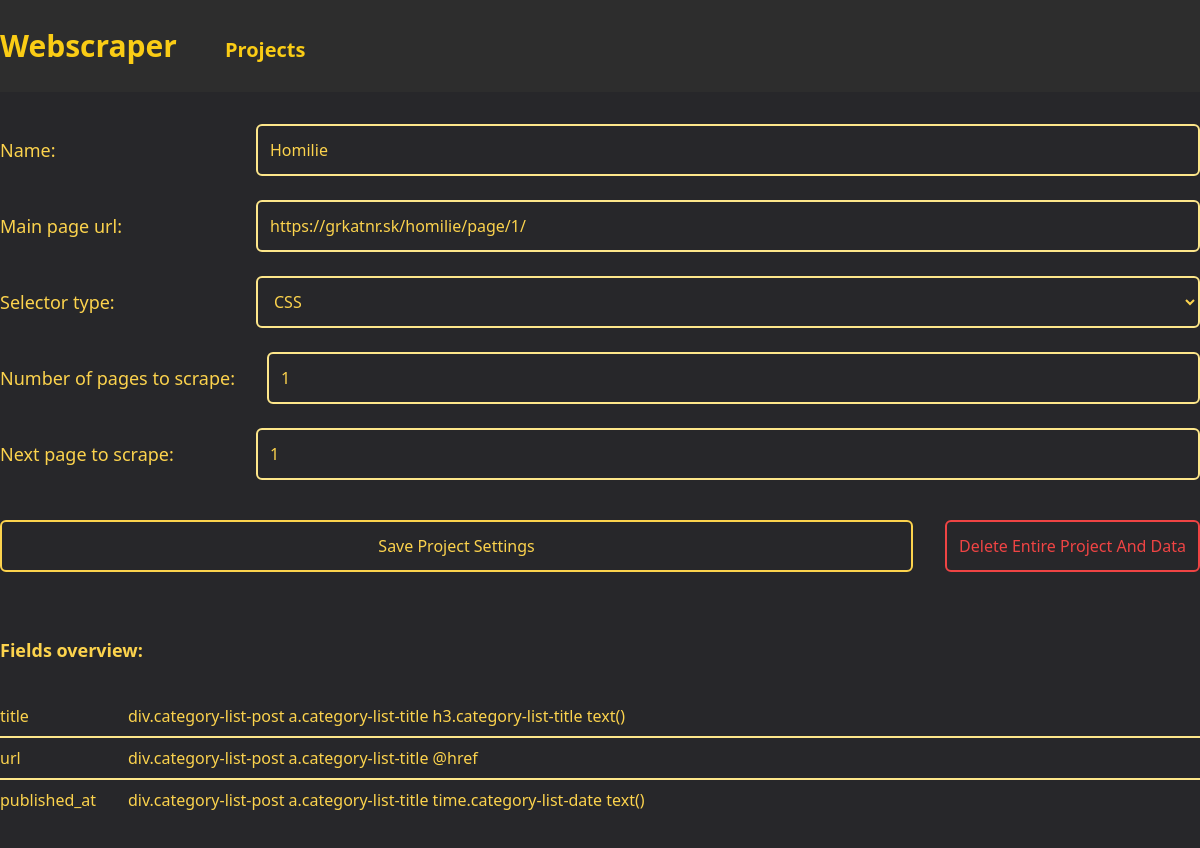
Screenshot of /update-project/3/ with the database file from the repository.
### projects/models.py (models this page shows, shortened)
class Project(models.Model):
    SELECTOR_CHOICES = [
        ("xPath", "xPath"),
        ("CSS", "CSS"),
    ]
    main_page_url = models.CharField(max_length=1023)
    name = models.CharField(max_length=1023, default="", blank=True, null=True)
    number_of_pages_to_scrape = models.IntegerField(default=0)
    next_page_to_scrape = models.IntegerField(default=0)
    selector_type = models.CharField(max_length=10, choices=SELECTOR_CHOICES)
    component_path = models.CharField(max_length=1023, blank=True, null=True)
    fields = models.JSONField(default=default_fields)
    created_at = models.DateTimeField(auto_now_add=True)
    updated_at = models.DateTimeField(auto_now=True)

### projects/views.py (the view, shortened to what this page needs)
class UpdateProjectView(View):
    def get(self, request, project_id):
        project = get_object_or_404(Project, id=project_id)
        form = ProjectForm(instance=project)
        return render(
            request,
            "projects/update_project.html",
            {
                "form": form,
                "project": project,
                "fields": project.fields["fields"],
            },
        )

### projects/templates/projects/update_project.html (shortened to what this page needs)
{% extends 'base.html' %}
{% load static %}
{% block content %}
<form id="project_form" method="POST" action="{% url 'projects:update_project' project.id %}" class="flex flex-col gap-6">
    {% for field in form %}
        <div class="flex flex-row items-center align-middle w-full gap-8">
            <div class="text-lg text-amber-300 font-medium min-w-56 w-fit align-middle">
                {{ field.label_tag }}
            </div>
            <div class="flex-grow">
                {{ field }}
            </div>
        </div>
    {% endfor %}
</form>
<div class="flex gap-8 mt-10">
    <button type="submit" form="project_form" class="py-3 w-full items-center text-center text-amber-300 border-2 border-amber-300  hover:bg-amber-300 hover:text-zinc-800 rounded-md font-medium">
        Save Project Settings
    </button>
    <form action="{% url 'projects:delete_project' project.id %}" method="POST">
        <button
            type="submit"
            class="px-3 py-3 w-fit items-center text-center text-red-500 border-2 border-red-500 hover:bg-red-500 hover:text-zinc-800 rounded-md font-medium text-nowrap"
        >
            Delete Entire Project And Data
        </button>
    </form>
</div>
<div class="flex text-lg font-bold text-amber-300 w-full mt-16 mb-8">
    Fields overview:
</div>
<div class="w-full flex flex-col divide-y-2 divide-amber-200">
    {% if fields.items %}
        {% for field in fields.values %}
            <div class="flex flex-row w-full shrink-0 py-2">
                <div
                    class="min-w-32 items-center text-left text-amber-300 font-medium"
                >
                    {{ field.name }}
                </div>
                <div class="flex gap-4 text-amber-300 font-normal items-center text-wrap">
                    {{field.selector}}
                    {{field.attribute}}
                </div>
            </div>
        {% endfor %}
    {% else %}
            <div class="flex font-medium text-lg text-amber-300">
                No saved fields
            </div>
    {% endif %}
    </div>
</div>
{% endblock %}

### rows the page displays
Project: form "Homilie" "https://grkatnr.sk/homilie/page/1/" "CSS" "1" "1"

### other values shown
{{ field.label_tag }} "Name:" "Main page url:" "Selector type:" "Number of pages to scrape:" "Next page to scrape:"
{{ field.name }} "title" "url" "published_at"
{{ field.selector }} "div.category-list-post a.category-list-title h3.category-list-title" "div.category-list-post a.category-list-title" "div.category-list-post a.category-list-title time.category-list-date"
{{ field.attribute }} "text()" "@href" "text()"
